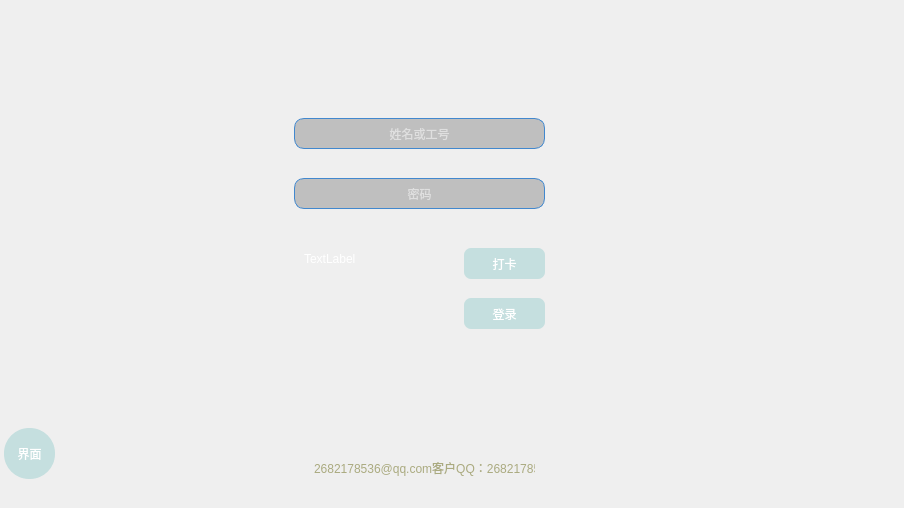
<?xml version="1.0" encoding="UTF-8"?>
<ui version="4.0">
 <class>userwork</class>
 <widget class="QWidget" name="userwork">
  <property name="geometry">
   <rect>
    <x>0</x>
    <y>0</y>
    <width>904</width>
    <height>508</height>
   </rect>
  </property>
  <property name="windowTitle">
   <string>Form</string>
  </property>
  <property name="styleSheet">
   <string notr="true">border:none;</string>
  </property>
  <widget class="QWidget" name="widget" native="true">
   <property name="geometry">
    <rect>
     <x>-6</x>
     <y>-2</y>
     <width>911</width>
     <height>511</height>
    </rect>
   </property>
   <property name="autoFillBackground">
    <bool>false</bool>
   </property>
   <property name="styleSheet">
    <string notr="true">border-image: url(:/new/prefix1/Image/background.jpg);
border:none;</string>
   </property>
   <widget class="QPushButton" name="register_choose_login_way">
    <property name="geometry">
     <rect>
      <x>10</x>
      <y>430</y>
      <width>51</width>
      <height>51</height>
     </rect>
    </property>
    <property name="styleSheet">
     <string notr="true">border-radius:25px;
background:#31b0d5;
color:#fff;
border-image:none;
background: rgba(154, 207, 206,0.5);</string>
    </property>
    <property name="text">
     <string>界面</string>
    </property>
   </widget>
   <widget class="QLineEdit" name="le_name_workNum">
    <property name="geometry">
     <rect>
      <x>300</x>
      <y>120</y>
      <width>251</width>
      <height>31</height>
     </rect>
    </property>
    <property name="styleSheet">
     <string notr="true">border-radius: 10px;
border: 1px solid #4288CE;
background:rgba(0,0,0,0.2);
color:#fff;
border-image:none;




</string>
    </property>
    <property name="alignment">
     <set>Qt::AlignCenter</set>
    </property>
    <property name="placeholderText">
     <string>姓名或工号</string>
    </property>
   </widget>
   <widget class="QLineEdit" name="le_pwd">
    <property name="geometry">
     <rect>
      <x>300</x>
      <y>180</y>
      <width>251</width>
      <height>31</height>
     </rect>
    </property>
    <property name="styleSheet">
     <string notr="true">border-radius: 10px;
border: 1px solid #4288CE;
background:rgba(0,0,0,0.2);
color:#fff;
border-image:none;
</string>
    </property>
    <property name="alignment">
     <set>Qt::AlignCenter</set>
    </property>
    <property name="placeholderText">
     <string>密码</string>
    </property>
   </widget>
   <widget class="QPushButton" name="pb_daka">
    <property name="geometry">
     <rect>
      <x>470</x>
      <y>250</y>
      <width>81</width>
      <height>31</height>
     </rect>
    </property>
    <property name="cursor">
     <cursorShape>PointingHandCursor</cursorShape>
    </property>
    <property name="styleSheet">
     <string notr="true">background: rgba(154, 207, 206,0.5);
color: rgb(255, 255, 255);
border:none;
border-radius:7px;
cursor:pointer;
border-image:none;
</string>
    </property>
    <property name="text">
     <string>打卡</string>
    </property>
   </widget>
   <widget class="QPushButton" name="pb_login">
    <property name="geometry">
     <rect>
      <x>470</x>
      <y>300</y>
      <width>81</width>
      <height>31</height>
     </rect>
    </property>
    <property name="cursor">
     <cursorShape>PointingHandCursor</cursorShape>
    </property>
    <property name="styleSheet">
     <string notr="true">background: rgba(154, 207, 206,0.5);
color: rgb(255, 255, 255);
border:none;
border-radius:7px;
cursor:pointer;
border-image:none;</string>
    </property>
    <property name="text">
     <string>登录</string>
    </property>
   </widget>
   <widget class="QLabel" name="mytime">
    <property name="geometry">
     <rect>
      <x>310</x>
      <y>250</y>
      <width>91</width>
      <height>21</height>
     </rect>
    </property>
    <property name="styleSheet">
     <string notr="true">border-image:none;
font: 14pt &quot;ADMUI3Lg&quot;;
color:#fff;
background:rgba(0,0,0,0);</string>
    </property>
    <property name="text">
     <string>TextLabel</string>
    </property>
   </widget>
   <widget class="QLabel" name="register_company_message_2">
    <property name="geometry">
     <rect>
      <x>320</x>
      <y>460</y>
      <width>221</width>
      <height>20</height>
     </rect>
    </property>
    <property name="styleSheet">
     <string notr="true">color: rgb(170, 170, 127);
border-image:none;</string>
    </property>
    <property name="text">
     <string>2682178536@qq.com客户QQ：2682178536</string>
    </property>
   </widget>
   <zorder>register_choose_login_way</zorder>
   <zorder>pb_daka</zorder>
   <zorder>pb_login</zorder>
   <zorder>mytime</zorder>
   <zorder>le_name_workNum</zorder>
   <zorder>le_pwd</zorder>
   <zorder>register_company_message_2</zorder>
  </widget>
 </widget>
 <resources/>
 <connections/>
</ui>
